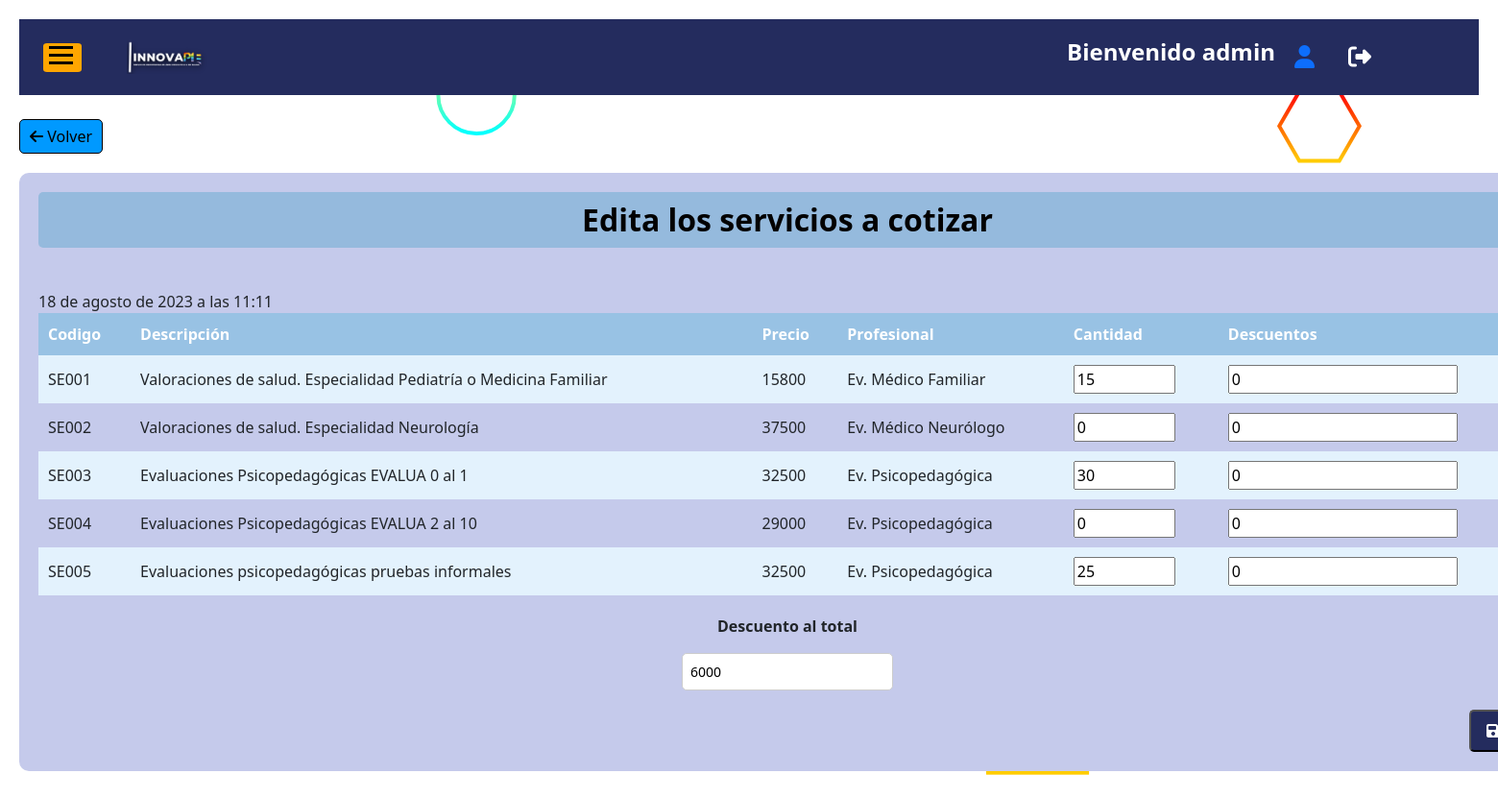
Page /cliente/perfil/editar_venta/2/ (signed in) on the committed database.
### index/models.py (models this page shows, shortened)
class Cotizacion(models.Model):
    descuento = models.IntegerField(default=0)
    aceptado = models.BooleanField(default=False)
    rechazado = models.BooleanField(default=False)
    venta = models.BooleanField(default=False)
    email_enviado = models.BooleanField(default=False)
    abierta = models.BooleanField(default=False)
    cerrada = models.BooleanField(default=False)
    cliente = models.ForeignKey(Cliente, on_delete=models.CASCADE)
    fecha_hora = models.DateTimeField(auto_now_add=True)

class Servicio(models.Model):
    codigo = models.CharField(max_length=100)
    descripcion = models.CharField(max_length=1000)
    precio = models.IntegerField()
    profesional = models.CharField(max_length=100)

class DetalleCotizacion(models.Model):
    cantidad = models.IntegerField()
    descuento = models.IntegerField()
    servicio = models.ForeignKey(Servicio,on_delete=models.CASCADE)
    cotizacion = models.ForeignKey(Cotizacion,on_delete=models.CASCADE)

### cliente/views.py (the view, shortened to what this page needs)
# urls.py: path('perfil/editar_venta/<id>/', views.editar_venta, name='editar_venta'),
@login_required
@user_passes_test(lambda u: u.groups.filter(name='Administrador').exists())
def editar_venta(request, id):
    try:
        venta = Venta.objects.get(id=id)
    except Venta.DoesNotExist:
        return HttpResponse("La venta no existe")
    detalle_cotizacion = DetalleCotizacion.objects.filter(cotizacion=venta.cotizacion)
    pagos = int(venta.total) - int(venta.deuda)
    servicio = Servicio.objects.all()
    data = {
        'servicio': servicio,
        'venta': venta,
        'cotizacion': venta.cotizacion,
        'detalle': detalle_cotizacion
    }
    return render(request, "cliente/editarventa.html", data)

### cliente/templates/cliente/editarventa.html (shortened to what this page needs)
{% extends "index/base.html" %}
{% load static %}
{% block content %}
<head>
    <link href="{% static 'index/css/styleselect.css' %}" rel="stylesheet">
</head>
<body>
    <button class="back-button" onclick="goBack()"><i class="fas fa-arrow-left"></i> Volver</button>
    <div class="contenidoreg">
        <h2 class="form-register">Edita los servicios a cotizar</h2>
        <br>
        <form action="{% url 'editar_cotizacion' cotizacion.id%}" method="POST">
            <a>{{cotizacion.fecha_hora}}</a>
            <table class="cliente-table">
                <tr class="cliente-header">
                    <th class="cliente-column">Codigo</th>
                    <th class="cliente-column">Descripción</th>
                    <th class="cliente-column">Precio</th>
                    <th class="cliente-column">Profesional</th>
                    <th class="cliente-column">Cantidad</th>
                    <th class="cliente-column">Descuentos</th>
                </tr>
                {% for s in servicio %}
                    <tr class="cliente-row">
                        <td class="cliente-column">{{ s.codigo }}</td>
                        <td class="cliente-column">{{ s.descripcion }}</td>
                        <td class="cliente-column">{{ s.precio }}</td>
                        <td class="cliente-column">{{ s.profesional }}</td>
                        {% for d in detalle %}
                            {% if d.servicio.id == s.id %}
                                <td class="cliente-column">
                                    <input type="number" name="cantidad_{{ s.id }}" value='{{ d.cantidad }}' min="0" max="1000">
                                </td>
                                <td class="cliente-column">
                                    <input type="number" name="descuento_{{ s.id }}" value='{{ d.descuento }}' min="0">
                                </td>
                            {% endif %}
                        {% endfor %}
                    </tr>
                {% endfor %}
            </table>
        <div class="descuento-container">
            <p style="font-weight: bold;">Descuento al total</p>
            <input type="number" name="descuento2" value="{{ cotizacion.descuento }}" min="0" class="estilo-input">
        </div>
        <div class="boton-container">
            <button type="submit" class="botonagregar boton-agregar"><i class="fa-solid fa-floppy-disk"></i></button>
        </div>
    </div>
</body>
{% endblock %}

### index/templates/index/base.html (shortened to what this page needs)
<!DOCTYPE html>
<html>
<head>
    {% load static %}
    <link rel="stylesheet" href="{% static 'index/css/bootstrap.min.css' %}">
    <link href="{% static 'index/css/styles.css' %}" rel="stylesheet">
</head>
<body>
    <div id="content" class="content">
        <header class="header">
            <div class="container">
                <div class="row align-items-center">
                    <div class="col-md-6">
                        <div class="logo">
                            <a title="InnovaPIE" href="{% url 'home' %}">
                                <img src="{% static 'index/img/main_logo.png' %}" alt="InnovaPIE" />
                            </a>
                        </div>
                    </div>
                    <div class="col-md-6">
                        <div class="header-info">
                            <h1 class="title">Bienvenido {{ user.username }}</h1>
                            <div class="user-icon">
                                <a href="{% url 'perfilusuario' %}" title="Perfil del usuario">
                                    <i class="fas fa-user"></i>
                                </a>
                            </div>
                            <div class="logout-icon">
                                <a href="{% url 'logout' %}" title="Cerrar sesión">
                                    <i class="fas fa-sign-out-alt"></i>
                                </a>
                            </div>
                        </div>
                    </div>
                </div>
            </div>
        </header>
        {% block content %}
        {% endblock %}
    </div>
    <button id="toggle-button" class="toggle-button" onclick="toggleNavbar()">
        <span></span>
        <span></span>
        <span></span>
    </button>
</body>
</html>

### index/static/index/css/styles.css (style rules this page uses)
.header { background-color: #242c5e; padding: 20px 0; }
.logo img { width: 100px; height: auto; }
.title { color: #fff; font-size: 24px; font-weight: bold; margin-bottom: 10px; }
body { overflow-x: hidden; }
.content { padding: 20px; transition: margin-left 0.3s ease; }
.toggle-button { position: fixed; top: 45px; left: 45px; z-index: 200; width: 40px; height: 30px; background-color: rgb(255, 166, 0);; border: none; border-radius: 10%; cursor: pointer; }
.toggle-button span { display: block; width: 25px; height: 3px; background-color: #000000; margin-bottom: 5px; transition: background-color 0.3s ease; }
.logout-icon { margin-left: 15px; font-size: 24px; }
.logout-icon a { color: #fff; }

### index/static/index/css/styleselect.css (style rules this page uses)
body { background-color: linear-gradient(to right, #ffffff, #aaabb1 ,#b6b7c4); background-attachment: fixed; background-size: cover; padding-bottom: 50px; }
.contenidoreg { max-width: 2000px; width: 1600px; margin: 20px auto; background-color: #c5caeb; border-radius: 10px; padding: 20px; }
.form-register { text-align: center; color: #020101; background-color: #95badd; padding: 10px; font-weight: bold; border-radius: 5px; margin-bottom: 20px; }
.cliente-table { width: 100%; border-collapse: collapse; margin-bottom: 20px; }
.cliente-header { background-color: #98c2e4; color: #fff; }
.cliente-column { padding: 10px; }
.cliente-row:nth-child(even) { background-color: #e3f2fd; }
.botonagregar { background-color: #242c5e; color: #fff; padding: 8px 16px; border-radius: 5px; text-decoration: none; }
.estilo-input { padding: 8px; border: 3px solid #ccc; border-radius: 5px; font-size: 15px; }
.back-button { display: inline-block; margin-right: 10px; padding: 5px 10px; background-color: #0099ff; color: #000000; border: 1px solid #000000; border-radius: 5px; text-decoration: none; font-size: 16px; transition: background-color 0.3s ease; margin-top: 25px; }
.estilo-input { padding: 8px; border: 1px solid #ccc; border-radius: 5px; font-size: 14px; }
.descuento-container { text-align: center; margin-top: 10px; }
.descuento-container p { margin-top: 0; }
.boton-container { text-align: right; margin-top: 20px; margin-right: 20px ; }

### index/templates/index/base.html (style rules this page uses)
.header-info { display: flex; align-items: center; justify-content: flex-end; gap: 20px; }
.user-icon { font-size: 24px; }

### rows in the picture
Cotizacion: fecha_hora "18 de agosto de 2023 a las 11:11", descuento2 "6000"
Servicio: codigo "SE001", descripcion "Valoraciones de salud. Especialidad Pediatría o Medicina Familiar", precio "15800", profesional "Ev. Médico Familiar"
DetalleCotizacion: cantidad "15", descuento "0"
Servicio: codigo "SE002", descripcion "Valoraciones de salud. Especialidad Neurología", precio "37500", profesional "Ev. Médico Neurólogo"
DetalleCotizacion: cantidad "0", descuento "0"
Servicio: codigo "SE003", descripcion "Evaluaciones Psicopedagógicas EVALUA 0 al 1", precio "32500", profesional "Ev. Psicopedagógica"
DetalleCotizacion: cantidad "30", descuento "0"
Servicio: codigo "SE004", descripcion "Evaluaciones Psicopedagógicas EVALUA 2 al 10", precio "29000", profesional "Ev. Psicopedagógica"
DetalleCotizacion: cantidad "0", descuento "0"
Servicio: codigo "SE005", descripcion "Evaluaciones psicopedagógicas pruebas informales", precio "32500", profesional "Ev. Psicopedagógica"
DetalleCotizacion: cantidad "25", descuento "0"

### other values in the picture
{{ user.username }} "admin"
